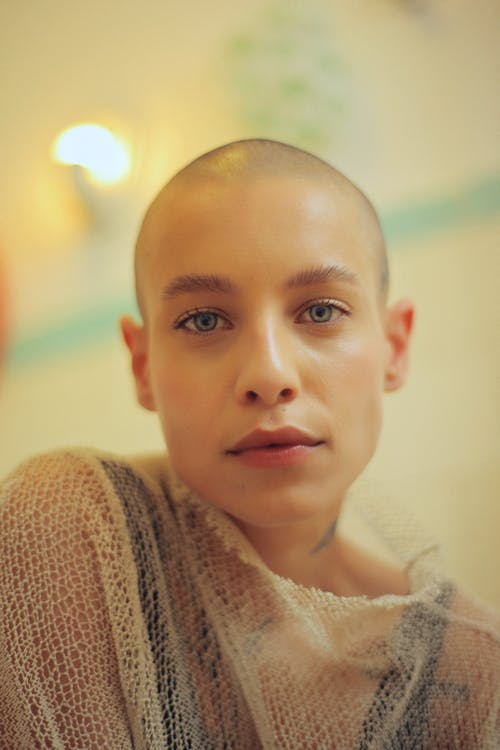
#> input picture 1.jpeg, 500 x 750 px
$ jupyter execute 'Edge Detection.ipynb'
#> lines starting #> are read from the running program, lines starting #| are printed output that depends on the picture; after the words box and inside, x2 and y2 are one past the last pixel; in counts of white or black regions, pixels touching at a corner belong together
[cell 1]
import cv2
import numpy as np
import matplotlib.pyplot as plt

[cell 2]
def edge_detection(image):
    edges_detected = cv2.Canny(image , 100, 200)
    images = [image , edges_detected]
    location = [121, 122]
    for loc, edge_image in zip(location, images):
        plt.subplot(loc)
        plt.imshow(edge_image, cmap='gray')
        cv2.imwrite('edge_detected.png', edges_detected)
        plt.savefig('edge_plot.png')
        plt.show()

[cell 3]
img = cv2.imread('1.jpeg', 0)
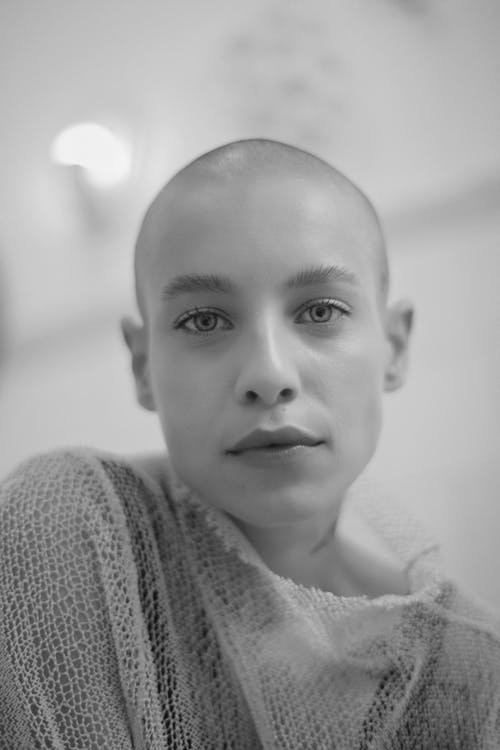
#> img: shape (750, 500); min 6, max 247, mean 155.1

[cell 4]
edge_detection(img)
#> in edge_detection, `edges_detected = cv2.Canny(image , 100, 200)`:
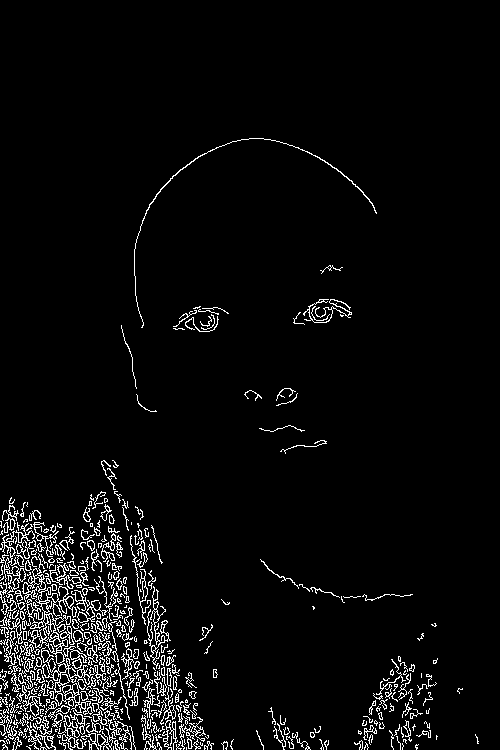
#> edges_detected: shape (750, 500); 4.4% white in thin lines or dots, all inside (x1, y1, x2, y2) = (0, 138, 479, 750)
#> the loop in edge_detection, `for loc, edge_image in zip(location, images):` made 2 passes
#> loc on passes 1 to 2: 121, 122
